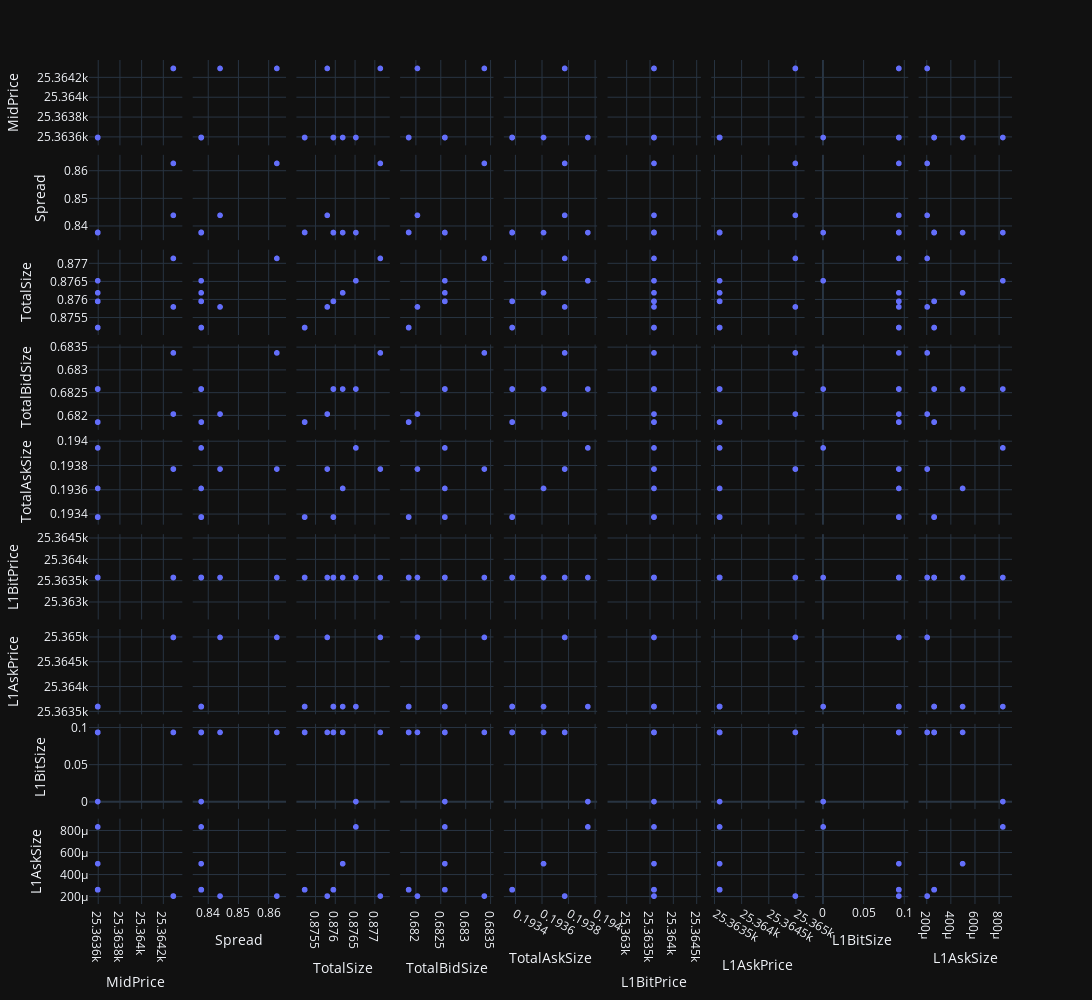

Source (notebook cell):
### Markdown cell above
# 3. EDA: Analysing Price Volume Dynamics 

In this section we take a deeper look at how volume and price features may affects the price of an asset. The `Aggregate Data` is used for this Analysis. We achieve this by Doing the following

1. Scatter Matrix: This shows us the relaionship between our vaariables
2. Price Vs Volume: This gives us indight into how Volume and price change over time
3. Price Vs Volume Change: This shows us the relationship between volume change and price over time
4. Price Vs Spread; This shows how price and spread might be related. This is because for a given market depth, there is only so much spread.

Note that we don't draw any conclusions as these factors depend on the coin and state of market.

### Code cell
# ['ID','MidPrice',	'Spread','TotalSize','TotalSizeChange',	'TotalBidSize',	'TotalAskSize',	'TotalBidSizeChange', 'TotalAskSizeChange', 'L1BitPrice', 'L1AskPrice',	'L1BitSize', 'L1AskSize', 'L1BitSizeChange', 'L1AskSizeChange']
AggData['ID']= AggData['ID'].astype(str)
fig = px.scatter_matrix(AggData, dimensions=['MidPrice', 'Spread','TotalSize','TotalBidSize','TotalAskSize', 'L1BitPrice', 'L1AskPrice', 'L1BitSize', 'L1AskSize'], )#color="ID")

fig.update_layout(
    width=1800,  # specify the width in pixels
    height=1000,  # specify the height in pixels
    template='plotly_dark')
fig.show()

### Figure 1 — Plotly figure (JSON) as saved in the notebook; plotly's stock layout.template omitted (floating-point values rounded to 4 significant figures)
{"data": [{"dimensions": [{"axis": {"matches": true}, "label": "MidPrice", "values": [25360.0, 25360.0, 25360.0, 25360.0, 25360.0, 25360.0, 25360.0, 25360.0, 25360.0, 25360.0]}, {"axis": {"matches": true}, "label": "Spread", "values": [0.8377, 0.8377, 0.8378, 0.8377, 0.8378, 0.8377, 0.8378, 0.8377, 0.844, 0.8629]}, {"axis": {"matches": true}, "label": "TotalSize", "values": [0.8765, 0.8762, 0.8752, 0.876, 0.8752, 0.876, 0.8752, 0.876, 0.8758, 0.8772]}, {"axis": {"matches": true}, "label": "TotalBidSize", "values": [0.6826, 0.6826, 0.6819, 0.6826, 0.6819, 0.6826, 0.6819, 0.6826, 0.682, 0.6834]}, {"axis": {"matches": true}, "label": "TotalAskSize", "values": [0.194, 0.1936, 0.1934, 0.1934, 0.1934, 0.1934, 0.1934, 0.1934, 0.1938, 0.1938]}, {"axis": {"matches": true}, "label": "L1BitPrice", "values": [25360.0, 25360.0, 25360.0, 25360.0, 25360.0, 25360.0, 25360.0, 25360.0, 25360.0, 25360.0]}, {"axis": {"matches": true}, "label": "L1AskPrice", "values": [25360.0, 25360.0, 25360.0, 25360.0, 25360.0, 25360.0, 25360.0, 25360.0, 25365, 25365]}, {"axis": {"matches": true}, "label": "L1BitSize", "values": [0.000835, 0.09424, 0.09424, 0.09424, 0.09424, 0.09424, 0.09424, 0.09424, 0.09424, 0.09424]}, {"axis": {"matches": true}, "label": "L1AskSize", "values": [0.000835, 0.0005, 0.000263, 0.000263, 0.000263, 0.000263, 0.000263, 0.000263, 0.000205, 0.000205]}], "hovertemplate": "%{xaxis.title.text}=%{x}<br>%{yaxis.title.text}=%{y}<extra></extra>", "legendgroup": "", "marker": {"color": "#636efa", "symbol": "circle"}, "name": "", "showlegend": false, "type": "splom"}], "layout": {"dragmode": "select", "height": 1000, "legend": {"tracegroupgap": 0}, "margin": {"t": 60}, "width": 1800}}
